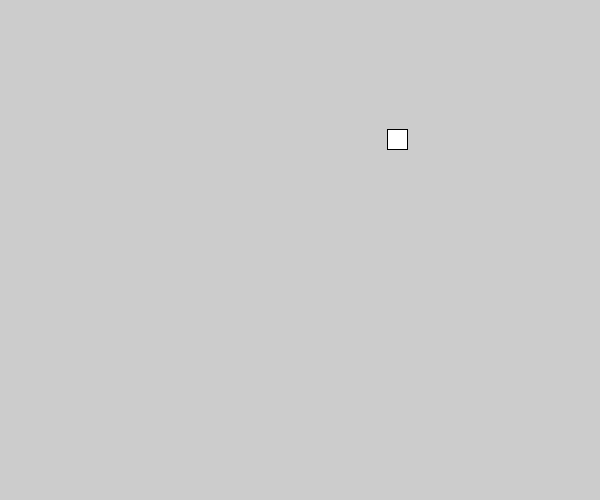
Frame 1 (no input)
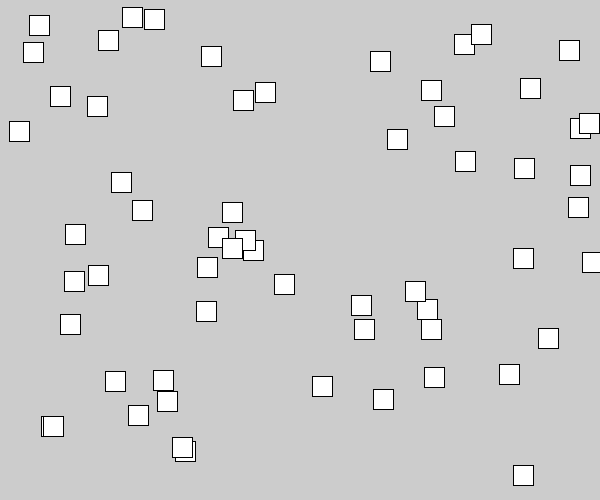
Frame 60 (the mouse pressed at the canvas centre just before this capture)
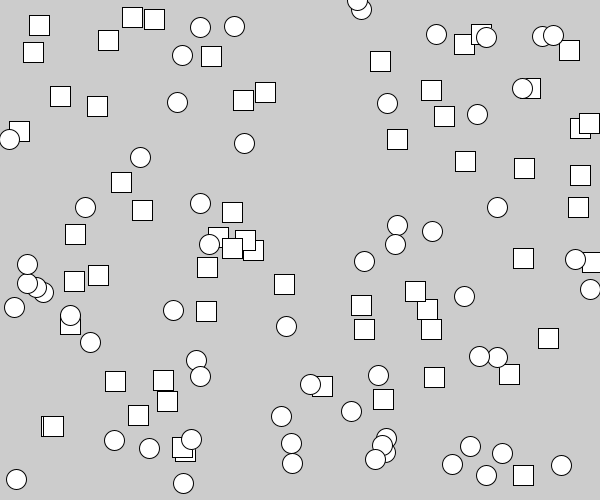
Frame 120 (the mouse held since frame 60 and released just before this capture)

The Processing sketch that drew these frames (run headless with seeded random() and noise(); from frame 60 on, the mouse is pressed at the canvas centre):

// Processing sketch: Boolean_rects_and_ellipses
// ── Boolean_rects_and_ellipses.pde
boolean shape = true;
void setup () {
  size (600,500);
}
void draw () {
  if (shape == true) {
    rect (random (width), random (height), 20,20);
  }
  else {
    ellipse (random (width), random (height), 20, 20);
  }
}
  void mousePressed () {
    background (100);
    shape = !shape;
  }
